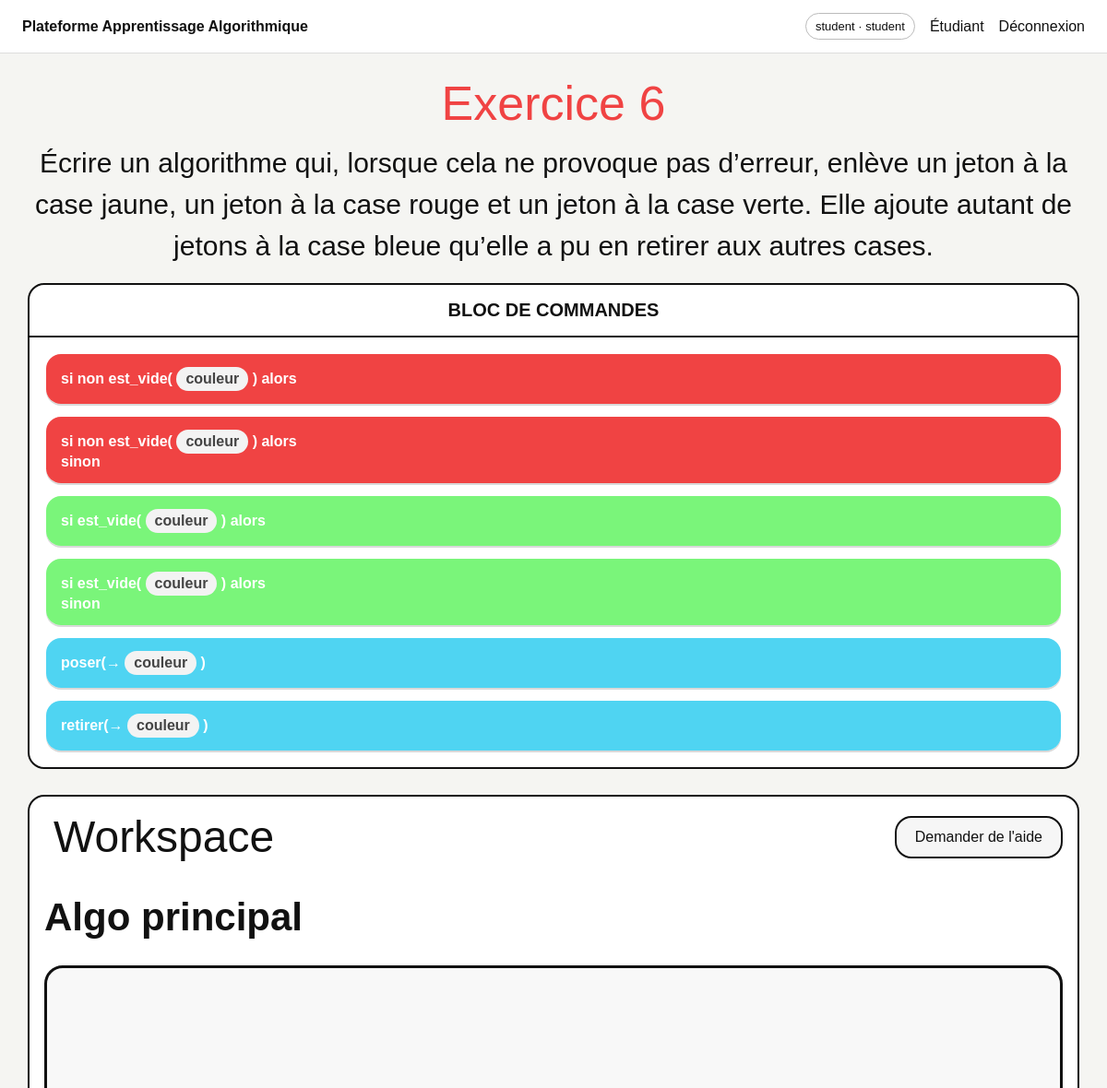
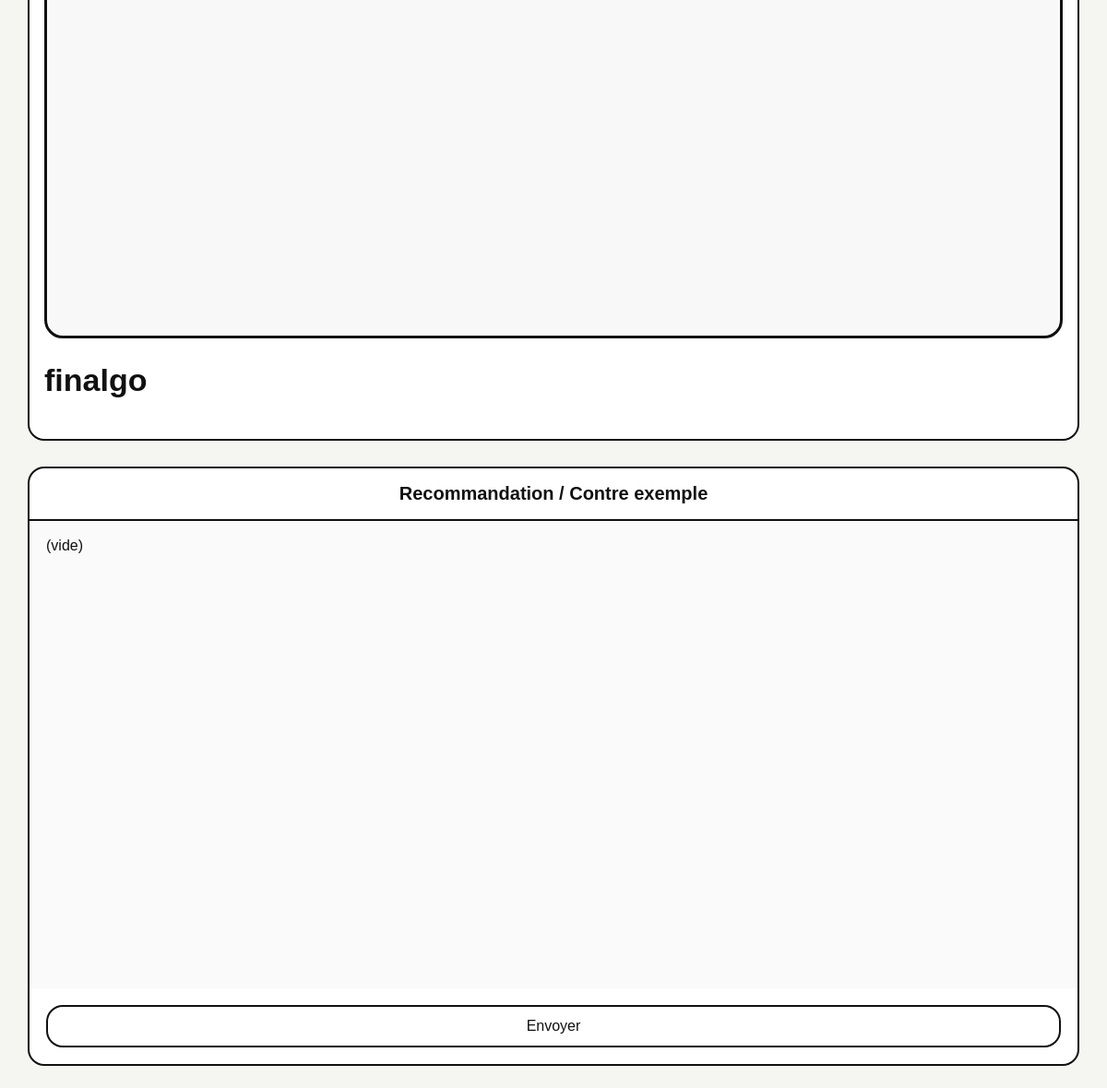
Page /student/exercise/7 (signed in) on the committed database (2 pictures, top to bottom).
### tables this page shows
CREATE TABLE exercises (
        id INTEGER PRIMARY KEY AUTOINCREMENT,
        title TEXT NOT NULL,
        description TEXT NOT NULL,
        init_b INTEGER NOT NULL,
        init_j INTEGER NOT NULL,
        init_r INTEGER NOT NULL,
        init_v INTEGER NOT NULL,
        goal_condition TEXT NOT NULL,
        max_steps INTEGER NOT NULL DEFAULT 30,
        problem_json TEXT NOT NULL,
        is_published INTEGER NOT NULL DEFAULT 0,
        session_code TEXT,
        created_by INTEGER,
        created_at DATETIME DEFAULT CURRENT_TIMESTAMP
    );

### app.py (the view)
@app.route('/student/exercise/<int:exercise_id>')
@login_required('student')
def student_exercise(exercise_id):
    ex, _ = get_exercise(exercise_id)
    if not ex or not ex['is_published']:
        return redirect(url_for('student_dashboard'))
    problem = json.loads(ex['problem_json'])
    return render_template('student_exercise.html', exercise=ex, problem=problem)

### app.py (called while the page is built)
def get_db():
    if 'db' not in g:
        g.db = sqlite3.connect(DB_PATH)
        g.db.row_factory = sqlite3.Row
    return g.db

def login_required(role=None):
    def deco(fn):
        @wraps(fn)
        def wrapper(*args, **kwargs):
            if 'user_id' not in session:
                return redirect(url_for('login'))
            if role and session.get('role') != role:
                return redirect(url_for('index'))
            return fn(*args, **kwargs)
        return wrapper
    return deco

def get_exercise(exercise_id: int):
    db = get_db()
    ex = db.execute('SELECT * FROM exercises WHERE id=?', (exercise_id,)).fetchone()
    rules = db.execute('SELECT * FROM exercise_rules WHERE exercise_id=? ORDER BY position,id', (exercise_id,)).fetchall()
    return ex, rules

### templates/student_exercise.html (shortened to what this page needs)
{% extends 'base.html' %}
{% block content %}
<div class="student-title-area">
  <div class="student-ex-title">{{ exercise.title }}</div>
  <div class="student-ex-desc">{{ exercise.description }}</div>
</div>
<div class="student-layout">
  <aside class="blocks-panel">
    <div class="panel-header">BLOC DE COMMANDES</div>
    <div id="palette">
      <div class="palette-block block-non-palette" draggable="true" data-type="if_not_empty">si non est_vide(
        <span class="slot">couleur</span> ) alors
      </div>
      <div class="palette-block block-non-palette" draggable="true" data-type="if_not_empty_else">si non
        est_vide( <span class="slot">couleur</span> ) alors<br>sinon</div>
      <div class="palette-block block-oui-palette" draggable="true" data-type="if_empty">si est_vide( <span
          class="slot">couleur</span> ) alors</div>
      <div class="palette-block block-oui-palette" draggable="true" data-type="if_empty_else">si est_vide(
        <span class="slot">couleur</span> ) alors<br>sinon
      </div>
      <div class="palette-block block-action" draggable="true" data-type="poser">poser(→ <span
          class="slot">couleur</span> )</div>
      <div class="palette-block block-action" draggable="true" data-type="retirer">retirer(→ <span
          class="slot">couleur</span> )</div>
    </div>
  </aside>
  <section class="workspace-panel">
    <div class="workspace-head">
      <div class="workspace-label">Workspace</div>
      <div class="workspace-actions">
        <button class="secondary-btn" id="helpBtn">Demander de l'aide</button>
      </div>
    </div>
    <div class="algo-root">Algo principal</div>
    <div id="workspace" class="workspace-dropzone"
      style="min-height: 500px; border: 3px solid #111; border-radius: 20px; padding: 16px; background: #f8f8f8;"></div>
    <div class="algo-footer">finalgo</div>
  </section>
  <aside class="feedback-panel">
    <div class="panel-header">Recommandation / Contre exemple</div>
    <div id="feedbackText" class="preview-area small">(vide)</div>
    <button class="primary-btn feedback-send" id="submitBtn">Envoyer</button>
  </aside>
</div>
{% endblock %}

### static/css/style.css (style rules this page uses)
:root { --bg: #f5f5f2; --panel: #ffffff; --border: #111; --muted: #666; --green: #68d05f; --green-dark: #46ad3c; --red: #f56a69; }
* { box-sizing: border-box }
body { margin: 0; font-family: Arial, Helvetica, sans-serif; background: var(--bg); color: #111 }
input, textarea, select, button { font: inherit }
.primary-btn, .secondary-btn { display: inline-flex; align-items: center; justify-content: center; padding: 12px 20px; border: 2px solid #111; border-radius: 18px; text-decoration: none; cursor: pointer; background: #fff; color: #111 }
.primary-btn { background: #fff }
.secondary-btn { background: #f6f6f6 }
.left-list-panel, .stats-panel, .students-panel, .create-main, .preview-panel, .blocks-panel, .workspace-panel, .feedback-panel, .init-box, .rule-card { background: #fff }
.preview-area { flex: 1; margin: 0; padding: 18px; white-space: pre-wrap; background: #fafafa; border: none; min-height: 600px }
.preview-area.small { min-height: 420px }
.student-title-area { text-align: center; margin-bottom: 18px }
.student-ex-title { font-size: 52px; color: #f04343; }
.student-ex-desc { font-size: 30px; margin-top: 12px; line-height: 1.5; color: #111; }
.student-layout { display: grid; grid-template-columns: 300px 1fr 310px; gap: 28px; align-items: start }
.blocks-panel, .workspace-panel, .feedback-panel { border: 2px solid #111; border-radius: 18px; padding: 0; overflow: hidden }
.blocks-panel { position: sticky; top: 20px; }
.panel-header { padding: 16px; font-size: 20px; text-align: center; border-bottom: 2px solid #111; font-weight: 700 }
#palette { padding: 18px; display: flex; flex-direction: column; gap: 14px }
.palette-block, .workspace-block { border-radius: 16px; padding: 14px 16px; color: #fff; font-weight: 700; cursor: grab; box-shadow: 0 2px 0 rgba(0, 0, 0, .15) }
.block-action { background: linear-gradient(180deg, #4fd4f2, #4fd4f2); }
.block-non-palette { background: linear-gradient(180deg, #f04343, #f04343); }
.block-oui-palette { background: linear-gradient(180deg, #7af57aff, #7af57aff); }
.slot { display: inline-block; min-width: 70px; padding: 4px 10px; background: #f3f3f3; color: #444; border-radius: 999px }
.workspace-panel { padding: 16px; min-height: 650px }
.workspace-head { display: flex; justify-content: space-between; align-items: center }
.workspace-label { font-size: 48px; margin-left: 10px }
.algo-root, .algo-footer { display: inline-block; background: transparent; color: #111; padding: 18px 0; font-size: 42px; margin: 18px 0 10px 0; font-weight: 700; }
.algo-footer { font-size: 34px; margin-top: 8px }
.workspace-dropzone { min-height: 420px; border: 3px solid #111; border-radius: 20px; padding: 16px; background: #f8f8f8 }
.feedback-panel { min-height: 650px; display: flex; flex-direction: column }
.feedback-send { margin: 18px }
@media (max-width: 1200px) { .teacher-create-layout, .student-layout, .session-layout { grid-template-columns: 1fr } }

### rows in the picture
exercises: title "Exercice 6", description "Écrire un algorithme qui, lorsque cela ne provoque pas d’erreur, enlève un jeton à la case jaune, un jeton à la case rouge et un jeton à la case verte. Elle ajoute autant de jetons à la case bleue qu’elle a pu en retirer aux autres cases."

### other values in the picture
{{ session.get('username') }} "student"
{{ session.get('role') }} "student"
